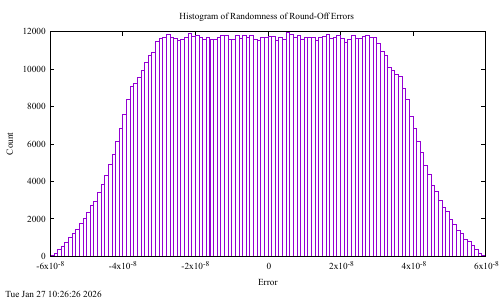

The gnuplot source for this figure:
set timestamp

set xlabel 'Error'
set ylabel 'Count'
set title 'Histogram of Randomness of Round-Off Errors'

set key top left

bin_width = 1e-9
bin(x, width) = width * floor(x/width) + width/2.0

plot "randomness.dat" using (bin($2, bin_width)):(1.0) smooth freq with boxes notitle

set terminal pdfcairo enhanced color font "Times New Roman, 10'
set output 'randomness.pdf'
replot
set output